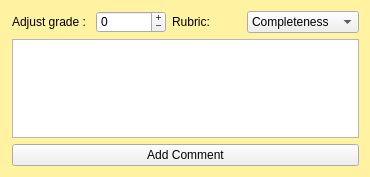
<?xml version="1.0" encoding="UTF-8"?>
<ui version="4.0">
 <class>CommentPopup</class>
 <widget class="QWidget" name="CommentPopup">
  <property name="geometry">
   <rect>
    <x>0</x>
    <y>0</y>
    <width>370</width>
    <height>177</height>
   </rect>
  </property>
  <property name="windowTitle">
   <string>Form</string>
  </property>
  <property name="styleSheet">
   <string notr="true">QWidget#CommentPopup {
	background: rgb(255, 242, 160);
}</string>
  </property>
  <layout class="QVBoxLayout" name="verticalLayout">
   <property name="leftMargin">
    <number>12</number>
   </property>
   <item>
    <layout class="QHBoxLayout" name="horizontalLayout">
     <item>
      <widget class="QLabel" name="adjust_grade_label">
       <property name="text">
        <string>Adjust grade : </string>
       </property>
      </widget>
     </item>
     <item>
      <widget class="QSpinBox" name="adjust_grade">
       <property name="styleSheet">
        <string notr="true">QSpinBox#spinBox {
	outline:0;
	background: white;
}</string>
       </property>
       <property name="wrapping">
        <bool>false</bool>
       </property>
       <property name="buttonSymbols">
        <enum>QAbstractSpinBox::PlusMinus</enum>
       </property>
       <property name="minimum">
        <number>-5</number>
       </property>
       <property name="maximum">
        <number>5</number>
       </property>
      </widget>
     </item>
     <item>
      <widget class="QLabel" name="rubric_label">
       <property name="text">
        <string>Rubric:</string>
       </property>
      </widget>
     </item>
     <item>
      <widget class="QComboBox" name="rubric">
       <item>
        <property name="text">
         <string>Completeness</string>
        </property>
       </item>
       <item>
        <property name="text">
         <string>Design</string>
        </property>
       </item>
       <item>
        <property name="text">
         <string>Documentation</string>
        </property>
       </item>
       <item>
        <property name="text">
         <string>Implementation</string>
        </property>
       </item>
      </widget>
     </item>
    </layout>
   </item>
   <item>
    <widget class="QTextEdit" name="comment"/>
   </item>
   <item>
    <widget class="QPushButton" name="add_btn">
     <property name="text">
      <string>Add Comment</string>
     </property>
    </widget>
   </item>
  </layout>
 </widget>
 <resources/>
 <connections/>
</ui>
